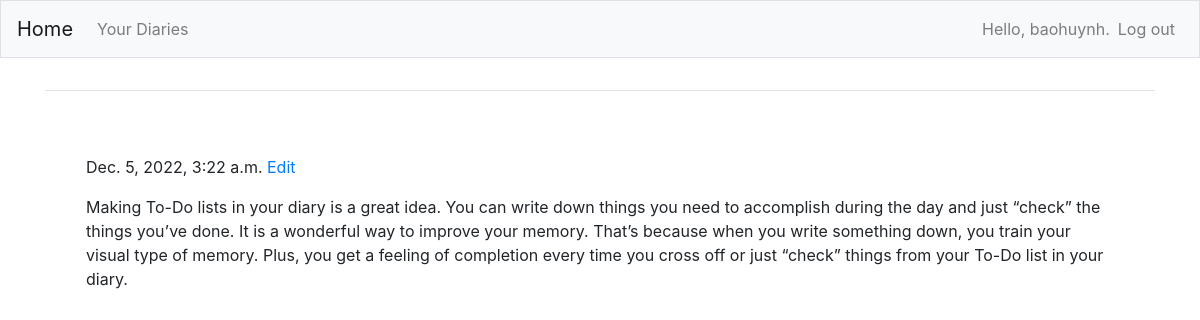
Page /topics/8/ (signed in) on the committed database.
### thingTodo/models.py (models this page shows, shortened)
class Topic(models.Model):
    text = models.TextField()
    date_added = models.DateTimeField(auto_now_add=True)
    owner = models.ForeignKey(User, on_delete=models.CASCADE)

### thingTodo/views.py (the view)
# urls.py: path("topics/<int:topic_id>/", views.topic, name="topic"),
@login_required
def topic(request, topic_id):
    topic = Topic.objects.get(id=topic_id)
    if topic.owner != request.user:
        raise Http404
    context = {'topic': topic}
    return render(request, "thingTodo/topic.html", context)

### thingTodo/templates/thingTodo/topic.html (shortened to what this page needs)
{% extends "thingTodo/base.html" %}
{% block content %}
<div class="row p-5">
        <div class="p-2">
            <span>{{ topic.date_added }}</span>
            <a href="{% url 'thingTodo:edit_topic' topic.id %}">Edit</a>
            <p class="tired">{{ topic.text|linebreaks }}</p>
        </div>
</div>
{% endblock content %}

### thingTodo/templates/thingTodo/base.html (shortened to what this page needs)
{% load bootstrap4 %}
{% load static %}
<!DOCTYPE html>
<html lang="en">
    <head>
        <link href="{% static 'fontawesomefree/css/all.min.css' %}" rel="stylesheet" type="text/css">
        {% bootstrap_css %}
    </head>
    <body>
        <nav class="navbar navbar-expand-md navbar-light bg-light mb-4 border">
            <a class="navbar-brand" href="{% url 'thingTodo:index' %}">
                Home</a>
            <div class="collapse navbar-collapse" id="navbarCollapse">
                <ul class="navbar-nav mr-auto">
                    <li class="nav-item">
                        <a class="nav-link" href="{% url 'thingTodo:topics'%}">
                            Your Diaries</a></li>
                </ul>
                <ul class="navbar-nav ml-auto">
                    {% if user.is_authenticated %}
                        <li class="nav-item">
                            <span class="navbar-text">Hello, {{ user.username }}.</span>
                        </li>
                        <li class="nav-item">
                            <a class="nav-link" href="{% url 'users:logout' %}">Log out</a>
                        </li>
                    {% else %}
                        <li class="nav-item">
                            <a class="nav-link" href="{% url 'users:register' %}">Register</a>
                        </li>
                        <li class="nav-item">
                            <a class="nav-link" href="{% url 'users:login' %}">Log in</a></li>
                    {% endif %}
                </ul>
            </div>
        </nav>
        <main role="main" class="container">
            <div class="pb-2 mb-2 border-bottom">
            </div>
            <div>
                {% block content %}{% endblock content %}
            </div>
        </main>
    </body>
</html>

### rows in the picture
Topic: date_added "Dec. 5, 2022, 3:22 a.m.", text "Making To-Do lists in your diary is a great idea. You can write down things you need to accomplish during the day and just “check” the things you’ve done. It is a wonderful way to improve your memory. That’s because when you write something down, you train your visual type of memory. Plus, you get a feeling of completion every time you cross off or just “check” things from your To-Do list in your diary."

### other values in the picture
{{ user.username }} "baohuynh"
